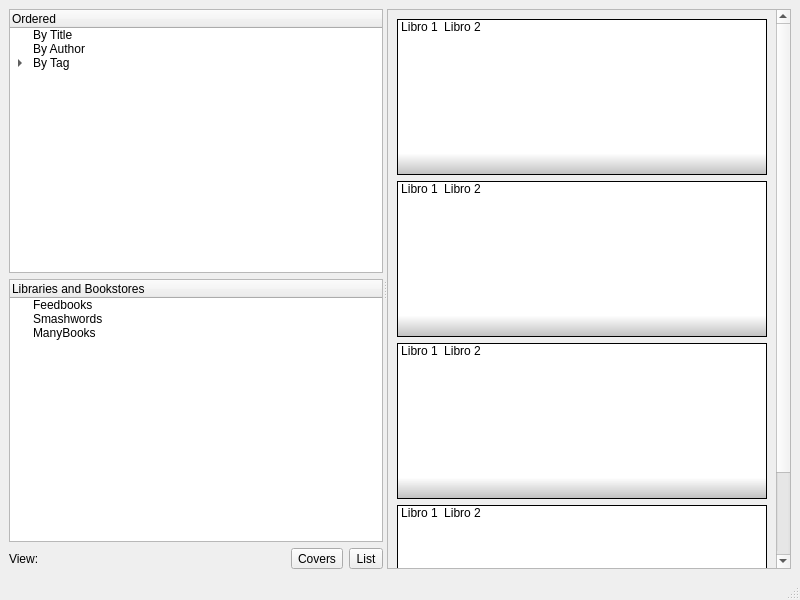
<?xml version="1.0" encoding="UTF-8"?>
<ui version="4.0">
 <class>MainWindow</class>
 <widget class="QMainWindow" name="MainWindow">
  <property name="geometry">
   <rect>
    <x>0</x>
    <y>0</y>
    <width>800</width>
    <height>600</height>
   </rect>
  </property>
  <property name="windowTitle">
   <string>MainWindow</string>
  </property>
  <widget class="QWidget" name="centralwidget">
   <layout class="QHBoxLayout" name="horizontalLayout_2">
    <item>
     <widget class="QSplitter" name="splitter">
      <property name="orientation">
       <enum>Qt::Horizontal</enum>
      </property>
      <widget class="QWidget" name="">
       <layout class="QVBoxLayout" name="verticalLayout">
        <item>
         <widget class="QTreeWidget" name="treeWidget">
          <property name="sizePolicy">
           <sizepolicy hsizetype="Expanding" vsizetype="Expanding">
            <horstretch>1</horstretch>
            <verstretch>0</verstretch>
           </sizepolicy>
          </property>
          <column>
           <property name="text">
            <string>Ordered</string>
           </property>
          </column>
          <item>
           <property name="text">
            <string>By Title</string>
           </property>
          </item>
          <item>
           <property name="text">
            <string>By Author</string>
           </property>
          </item>
          <item>
           <property name="text">
            <string>By Tag</string>
           </property>
           <item>
            <property name="text">
             <string>Unread</string>
            </property>
           </item>
           <item>
            <property name="text">
             <string>Currently Reading</string>
            </property>
           </item>
           <item>
            <property name="text">
             <string>Scifi</string>
            </property>
           </item>
          </item>
         </widget>
        </item>
        <item>
         <widget class="QTreeWidget" name="treeWidget_2">
          <property name="sizePolicy">
           <sizepolicy hsizetype="Expanding" vsizetype="Expanding">
            <horstretch>1</horstretch>
            <verstretch>0</verstretch>
           </sizepolicy>
          </property>
          <column>
           <property name="text">
            <string>Libraries and Bookstores</string>
           </property>
          </column>
          <item>
           <property name="text">
            <string>Feedbooks</string>
           </property>
          </item>
          <item>
           <property name="text">
            <string>Smashwords</string>
           </property>
          </item>
          <item>
           <property name="text">
            <string>ManyBooks</string>
           </property>
          </item>
         </widget>
        </item>
        <item>
         <layout class="QHBoxLayout" name="horizontalLayout">
          <item>
           <widget class="QLabel" name="label">
            <property name="text">
             <string>View:</string>
            </property>
           </widget>
          </item>
          <item>
           <widget class="QToolButton" name="toolButton">
            <property name="text">
             <string>Covers</string>
            </property>
           </widget>
          </item>
          <item>
           <widget class="QToolButton" name="toolButton_2">
            <property name="text">
             <string>List</string>
            </property>
           </widget>
          </item>
         </layout>
        </item>
       </layout>
      </widget>
      <widget class="QWidget" name="">
       <layout class="QVBoxLayout" name="verticalLayout_2">
        <item>
         <widget class="QScrollArea" name="scrollArea">
          <property name="sizePolicy">
           <sizepolicy hsizetype="Expanding" vsizetype="Expanding">
            <horstretch>2</horstretch>
            <verstretch>0</verstretch>
           </sizepolicy>
          </property>
          <property name="widgetResizable">
           <bool>true</bool>
          </property>
          <widget class="QWidget" name="scrollAreaWidgetContents">
           <property name="geometry">
            <rect>
             <x>0</x>
             <y>0</y>
             <width>371</width>
             <height>644</height>
            </rect>
           </property>
           <layout class="QVBoxLayout" name="verticalLayout_3">
            <item>
             <widget class="QListWidget" name="listWidget_5">
              <property name="sizePolicy">
               <sizepolicy hsizetype="Expanding" vsizetype="Fixed">
                <horstretch>0</horstretch>
                <verstretch>0</verstretch>
               </sizepolicy>
              </property>
              <property name="maximumSize">
               <size>
                <width>16777215</width>
                <height>156</height>
               </size>
              </property>
              <property name="styleSheet">
               <string notr="true">background-color: qlineargradient(spread:pad, x1:0, y1:1, x2:0, y2:0, stop:0 rgba(190, 190, 190, 255), stop:0.137566 rgba(255, 255, 255, 255));</string>
              </property>
              <property name="iconSize">
               <size>
                <width>128</width>
                <height>128</height>
               </size>
              </property>
              <property name="viewMode">
               <enum>QListView::IconMode</enum>
              </property>
              <item>
               <property name="text">
                <string>Libro 1</string>
               </property>
               <property name="icon">
                <iconset>
                 <normaloff>tapa1.jpeg</normaloff>tapa1.jpeg</iconset>
               </property>
              </item>
              <item>
               <property name="text">
                <string>Libro 2</string>
               </property>
               <property name="icon">
                <iconset>
                 <normaloff>tapa1.jpeg</normaloff>tapa1.jpeg</iconset>
               </property>
              </item>
             </widget>
            </item>
            <item>
             <widget class="QListWidget" name="listWidget">
              <property name="sizePolicy">
               <sizepolicy hsizetype="Expanding" vsizetype="Fixed">
                <horstretch>0</horstretch>
                <verstretch>0</verstretch>
               </sizepolicy>
              </property>
              <property name="maximumSize">
               <size>
                <width>16777215</width>
                <height>156</height>
               </size>
              </property>
              <property name="styleSheet">
               <string notr="true">background-color: qlineargradient(spread:pad, x1:0, y1:1, x2:0, y2:0, stop:0 rgba(190, 190, 190, 255), stop:0.137566 rgba(255, 255, 255, 255));</string>
              </property>
              <property name="iconSize">
               <size>
                <width>128</width>
                <height>128</height>
               </size>
              </property>
              <property name="viewMode">
               <enum>QListView::IconMode</enum>
              </property>
              <item>
               <property name="text">
                <string>Libro 1</string>
               </property>
               <property name="icon">
                <iconset>
                 <normaloff>tapa1.jpeg</normaloff>tapa1.jpeg</iconset>
               </property>
              </item>
              <item>
               <property name="text">
                <string>Libro 2</string>
               </property>
               <property name="icon">
                <iconset>
                 <normaloff>tapa1.jpeg</normaloff>tapa1.jpeg</iconset>
               </property>
              </item>
             </widget>
            </item>
            <item>
             <widget class="QListWidget" name="listWidget_6">
              <property name="sizePolicy">
               <sizepolicy hsizetype="Expanding" vsizetype="Fixed">
                <horstretch>0</horstretch>
                <verstretch>0</verstretch>
               </sizepolicy>
              </property>
              <property name="maximumSize">
               <size>
                <width>16777215</width>
                <height>156</height>
               </size>
              </property>
              <property name="styleSheet">
               <string notr="true">background-color: qlineargradient(spread:pad, x1:0, y1:1, x2:0, y2:0, stop:0 rgba(190, 190, 190, 255), stop:0.137566 rgba(255, 255, 255, 255));</string>
              </property>
              <property name="iconSize">
               <size>
                <width>128</width>
                <height>128</height>
               </size>
              </property>
              <property name="viewMode">
               <enum>QListView::IconMode</enum>
              </property>
              <item>
               <property name="text">
                <string>Libro 1</string>
               </property>
               <property name="icon">
                <iconset>
                 <normaloff>tapa1.jpeg</normaloff>tapa1.jpeg</iconset>
               </property>
              </item>
              <item>
               <property name="text">
                <string>Libro 2</string>
               </property>
               <property name="icon">
                <iconset>
                 <normaloff>tapa1.jpeg</normaloff>tapa1.jpeg</iconset>
               </property>
              </item>
             </widget>
            </item>
            <item>
             <widget class="QListWidget" name="listWidget_2">
              <property name="sizePolicy">
               <sizepolicy hsizetype="Expanding" vsizetype="Fixed">
                <horstretch>0</horstretch>
                <verstretch>0</verstretch>
               </sizepolicy>
              </property>
              <property name="maximumSize">
               <size>
                <width>16777215</width>
                <height>156</height>
               </size>
              </property>
              <property name="styleSheet">
               <string notr="true">background-color: qlineargradient(spread:pad, x1:0, y1:1, x2:0, y2:0, stop:0 rgba(190, 190, 190, 255), stop:0.137566 rgba(255, 255, 255, 255));</string>
              </property>
              <property name="iconSize">
               <size>
                <width>128</width>
                <height>128</height>
               </size>
              </property>
              <property name="viewMode">
               <enum>QListView::IconMode</enum>
              </property>
              <item>
               <property name="text">
                <string>Libro 1</string>
               </property>
               <property name="icon">
                <iconset>
                 <normaloff>tapa1.jpeg</normaloff>tapa1.jpeg</iconset>
               </property>
              </item>
              <item>
               <property name="text">
                <string>Libro 2</string>
               </property>
               <property name="icon">
                <iconset>
                 <normaloff>tapa1.jpeg</normaloff>tapa1.jpeg</iconset>
               </property>
              </item>
             </widget>
            </item>
           </layout>
          </widget>
         </widget>
        </item>
       </layout>
      </widget>
     </widget>
    </item>
   </layout>
  </widget>
  <widget class="QMenuBar" name="menubar">
   <property name="geometry">
    <rect>
     <x>0</x>
     <y>0</y>
     <width>800</width>
     <height>24</height>
    </rect>
   </property>
  </widget>
  <widget class="QStatusBar" name="statusbar"/>
 </widget>
 <resources/>
 <connections/>
</ui>
